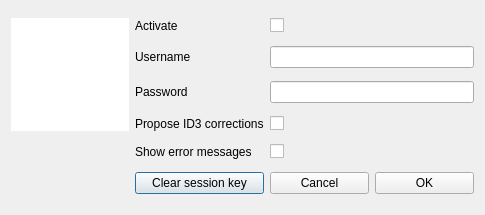
<?xml version="1.0" encoding="UTF-8"?>
<ui version="4.0">
 <class>GUI_LastFM_Dialog</class>
 <widget class="QDialog" name="GUI_LastFM_Dialog">
  <property name="geometry">
   <rect>
    <x>0</x>
    <y>0</y>
    <width>485</width>
    <height>215</height>
   </rect>
  </property>
  <property name="windowTitle">
   <string>Last.fm Preferences</string>
  </property>
  <layout class="QGridLayout" name="gridLayout">
   <item row="0" column="2">
    <widget class="QCheckBox" name="cb_activate">
     <property name="focusPolicy">
      <enum>Qt::StrongFocus</enum>
     </property>
     <property name="layoutDirection">
      <enum>Qt::LeftToRight</enum>
     </property>
     <property name="text">
      <string/>
     </property>
    </widget>
   </item>
   <item row="1" column="2" colspan="2">
    <widget class="QLineEdit" name="tf_username">
     <property name="focusPolicy">
      <enum>Qt::ClickFocus</enum>
     </property>
    </widget>
   </item>
   <item row="1" column="1">
    <widget class="QLabel" name="label_2">
     <property name="text">
      <string>Username</string>
     </property>
    </widget>
   </item>
   <item row="0" column="1">
    <widget class="QLabel" name="label_4">
     <property name="text">
      <string>Activate</string>
     </property>
    </widget>
   </item>
   <item row="4" column="1">
    <widget class="QLabel" name="label_5">
     <property name="text">
      <string>Show error messages</string>
     </property>
    </widget>
   </item>
   <item row="2" column="1">
    <widget class="QLabel" name="label_3">
     <property name="text">
      <string>Password</string>
     </property>
    </widget>
   </item>
   <item row="3" column="2">
    <widget class="QCheckBox" name="cb_correct_id3">
     <property name="focusPolicy">
      <enum>Qt::StrongFocus</enum>
     </property>
     <property name="text">
      <string/>
     </property>
    </widget>
   </item>
   <item row="2" column="2" colspan="2">
    <widget class="QLineEdit" name="tf_password">
     <property name="focusPolicy">
      <enum>Qt::ClickFocus</enum>
     </property>
     <property name="echoMode">
      <enum>QLineEdit::Password</enum>
     </property>
    </widget>
   </item>
   <item row="3" column="1">
    <widget class="QLabel" name="label">
     <property name="text">
      <string>Propose ID3 corrections</string>
     </property>
    </widget>
   </item>
   <item row="5" column="1">
    <widget class="QPushButton" name="btn_clear_session">
     <property name="focusPolicy">
      <enum>Qt::StrongFocus</enum>
     </property>
     <property name="text">
      <string>Clear session key</string>
     </property>
    </widget>
   </item>
   <item row="0" column="0" rowspan="4">
    <widget class="QWidget" name="widget" native="true">
     <property name="styleSheet">
      <string notr="true">background-color: rgb(255, 255, 255);</string>
     </property>
     <layout class="QVBoxLayout" name="verticalLayout">
      <item>
       <widget class="QLabel" name="lab_image">
        <property name="minimumSize">
         <size>
          <width>100</width>
          <height>30</height>
         </size>
        </property>
        <property name="maximumSize">
         <size>
          <width>100</width>
          <height>30</height>
         </size>
        </property>
        <property name="text">
         <string/>
        </property>
        <property name="pixmap">
         <pixmap resource="../Icons.qrc">:/icons/lastfm_logo.jpg</pixmap>
        </property>
        <property name="scaledContents">
         <bool>true</bool>
        </property>
       </widget>
      </item>
     </layout>
    </widget>
   </item>
   <item row="4" column="2">
    <widget class="QCheckBox" name="cb_error_messages">
     <property name="focusPolicy">
      <enum>Qt::StrongFocus</enum>
     </property>
     <property name="text">
      <string/>
     </property>
    </widget>
   </item>
   <item row="5" column="3">
    <widget class="QPushButton" name="btn_save">
     <property name="focusPolicy">
      <enum>Qt::StrongFocus</enum>
     </property>
     <property name="text">
      <string>OK</string>
     </property>
    </widget>
   </item>
   <item row="5" column="2">
    <widget class="QPushButton" name="btn_cancel">
     <property name="focusPolicy">
      <enum>Qt::StrongFocus</enum>
     </property>
     <property name="text">
      <string>Cancel</string>
     </property>
    </widget>
   </item>
  </layout>
 </widget>
 <resources>
  <include location="../Icons.qrc"/>
 </resources>
 <connections>
  <connection>
   <sender>btn_cancel</sender>
   <signal>clicked()</signal>
   <receiver>GUI_LastFM_Dialog</receiver>
   <slot>close()</slot>
   <hints>
    <hint type="sourcelabel">
     <x>319</x>
     <y>111</y>
    </hint>
    <hint type="destinationlabel">
     <x>239</x>
     <y>66</y>
    </hint>
   </hints>
  </connection>
  <connection>
   <sender>tf_password</sender>
   <signal>returnPressed()</signal>
   <receiver>btn_save</receiver>
   <slot>click()</slot>
   <hints>
    <hint type="sourcelabel">
     <x>370</x>
     <y>80</y>
    </hint>
    <hint type="destinationlabel">
     <x>422</x>
     <y>139</y>
    </hint>
   </hints>
  </connection>
  <connection>
   <sender>tf_username</sender>
   <signal>returnPressed()</signal>
   <receiver>btn_save</receiver>
   <slot>click()</slot>
   <hints>
    <hint type="sourcelabel">
     <x>370</x>
     <y>48</y>
    </hint>
    <hint type="destinationlabel">
     <x>422</x>
     <y>139</y>
    </hint>
   </hints>
  </connection>
 </connections>
</ui>
